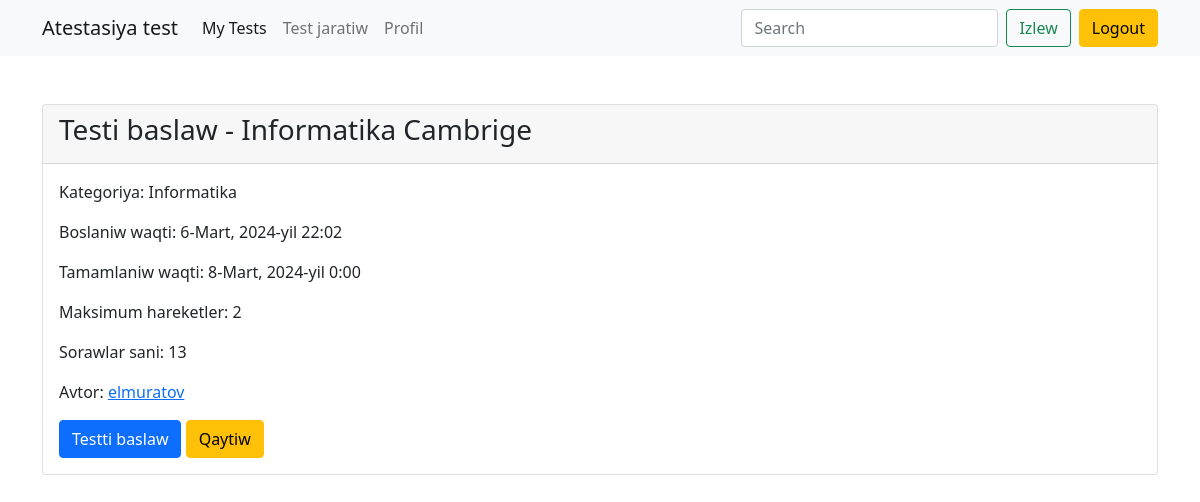
/ready-to-test/c920897a-b433-411c-a8ac-caac67b8a3d1 (signed in), run on the app's committed database.
### main/models.py (models this page shows, shortened)
class Test(models.Model):
    id = models.UUIDField(primary_key=True, default=uuid.uuid4, editable=False)
    author = models.ForeignKey(User, on_delete=models.CASCADE, verbose_name="avtor")
    category = models.ForeignKey(Category, on_delete=models.CASCADE, verbose_name="kategoriya")
    title = models.CharField(max_length=250, verbose_name="sarlavha")
    maximum_attemps = models.PositiveIntegerField(verbose_name="maksimum harakatlar soni")
    pass_percentage = models.PositiveIntegerField(default=60)
    start_date = models.DateTimeField(default=timezone.now, verbose_name="boshlanish sanasi")
    end_date = models.DateTimeField(default=(timezone.now()+timezone.timedelta(days=2)), verbose_name="tugash sanasi")
    class Meta:
        verbose_name = "Test"
        verbose_name_plural = "Testlar"

class Category(models.Model):
    name =  models.CharField(max_length=60, verbose_name="nomi")
    def __str__(self):
        return str(self.name)
    class Meta:
        verbose_name = "Kategoriya"
        verbose_name_plural = "Kategoriyalar"

### main/views.py (the view)
# urls.py: path("ready-to-test/<uuid:test_id>", ready_to_test, name="ready_to_test"),#=> endpoint
@login_required(login_url="login")
def ready_to_test(request, test_id):
    test = Test.objects.get(id=test_id)
    attemps = CheckTest.objects.filter(test=test, student=request.user).count()
    if str(test.start_date) > str(datetime.now()):
        return HttpResponse("Testni boshlanish vaqti kelmagan.")
    elif str(test.end_date) < str(datetime.now()):
        return HttpResponse("Testni  vaqti o'tib ketgan.")
    elif attemps >= test.maximum_attemps:
        return HttpResponse("Urunishlar tugadi")
    else:
        return render(request, "ready_to_test.html", {'test':test})

### templates/ready_to_test.html (shortened to what this page needs)
{% extends "base.html" %}
{% block content %}
    <div class="card mt-5">
        <div class="card-header">
            <h3>Testi baslaw - {{test.title}}</h3>
        </div>
        <div class="card-body">
           <p> Kategoriya: {{test.category}} </p>
           <p> Boslaniw waqti: {{test.start_date}} </p>
           <p> Tamamlaniw waqti: {{test.end_date}} </p>
           <p> Maksimum hareketler: {{test.maximum_attemps}} </p>
           <p> Sorawlar sani: {{test.questions.all.count}} </p>
           <p> Avtor: <a href="{% url 'profile' test.author.username %}">{{test.author.username}}</a> </p>
           <a href="{% url 'test' test.id %}" class="btn btn-primary" >Testti baslaw</a>
           <a href="/" class="btn btn-warning" > Qaytiw </a>
        </div>
    </div>
{% endblock content %}

### data on the page
Test: title "Informatika Cambrige", category "Informatika", start_date "6-Mart, 2024-yil 22:02", end_date "8-Mart, 2024-yil 0:00", maximum_attemps "2", questions.all.count "13", author.username "elmuratov"
